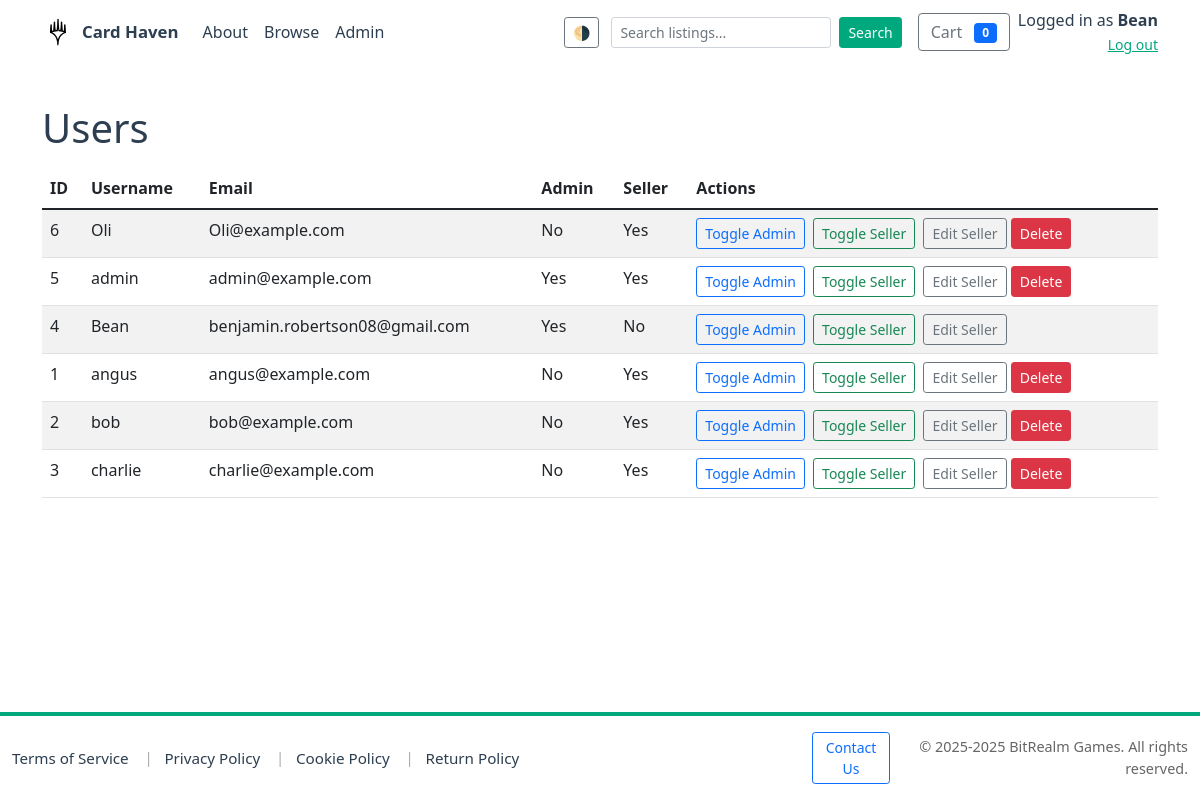
/admin/users (signed in), run on an earlier commit of the app's database.
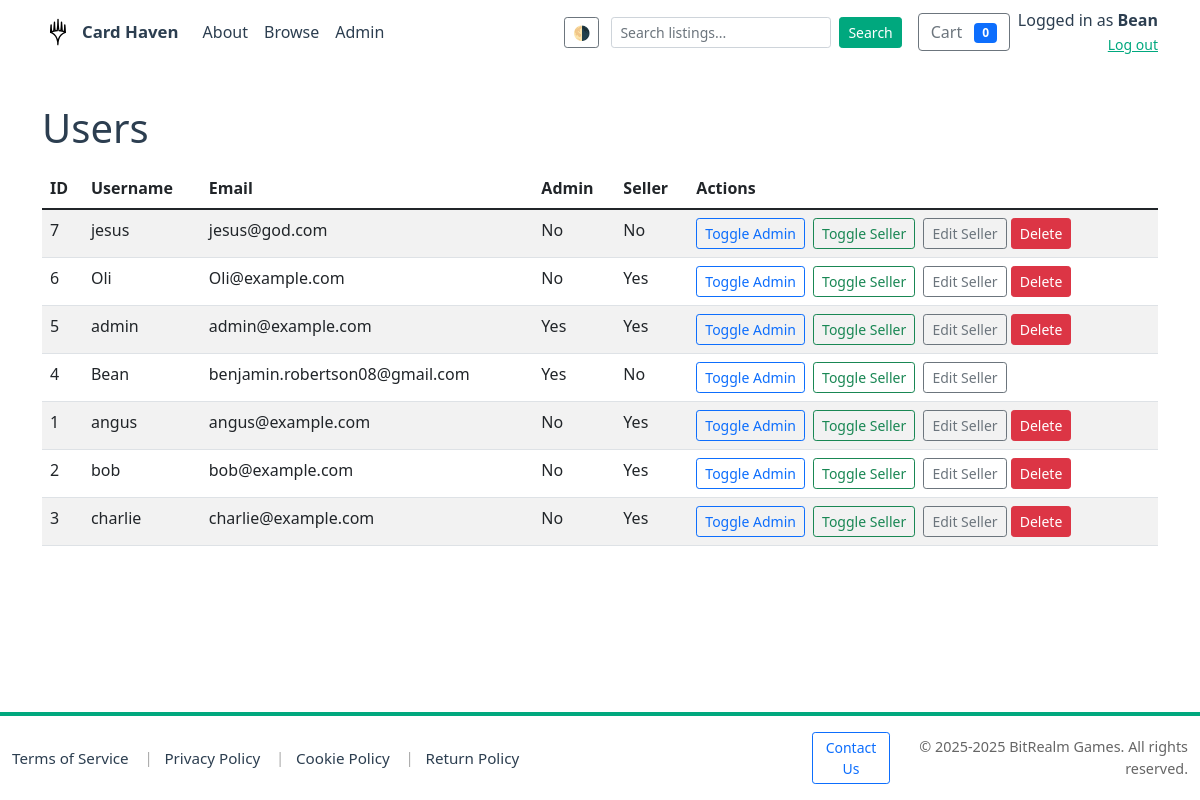
And on a later commit of the database.
### models.py (models this page shows, shortened)
class User(db.Model):
    __tablename__ = 'users'
    id = db.Column(db.Integer, primary_key=True)
    username = db.Column(db.String(150), unique=True, nullable=False)
    email = db.Column(db.String(255), unique=True, nullable=False)
    password_hash = db.Column(db.String(255), nullable=False)
    is_admin = db.Column(db.Boolean, default=False)
    is_seller = db.Column(db.Boolean, default=False)
    business_name = db.Column(db.String(255))
    seller_description = db.Column(db.Text)
    rating = db.Column(db.Float, default=0.0)
    total_sales = db.Column(db.Integer, default=0)
    logo_url = db.Column(db.String(512))
    created_at = db.Column(db.DateTime, default=datetime.utcnow)
    products = db.relationship('Product', back_populates='seller', lazy='dynamic')
    orders = db.relationship('Order', back_populates='buyer', lazy='dynamic')

### app.py (the view)
@app.route('/admin/users')
@admin_required
def admin_users():
    conn = get_db_connection()
    cur = conn.cursor()
    cur.execute("SELECT id, username, email, is_admin, is_seller, created_at FROM users ORDER BY created_at DESC")
    users = cur.fetchall()
    conn.close()
    return render_template('admin/users.html', users=users)

### app.py (called while the page is built)
def get_db_connection(path=DB_PATH):
    conn = sqlite3.connect(path)
    conn.row_factory = sqlite3.Row
    conn.execute("PRAGMA foreign_keys = ON;")
    return conn

@app.after_request
def set_security_headers(response):
    response.headers.setdefault('X-Frame-Options', 'SAMEORIGIN')
    response.headers.setdefault('X-Content-Type-Options', 'nosniff')
    response.headers.setdefault('Referrer-Policy', 'no-referrer-when-downgrade')
    if 'SSL_ENABLED' in globals() and SSL_ENABLED:
        response.headers.setdefault('Strict-Transport-Security', 'max-age=63072000; includeSubDomains; preload')
    return response

### templates/admin/users.html (shortened to what this page needs)
<!doctype html>
<html lang="en">
<head>
  {% include 'head_includes.html' %}
</head>
<body>
  {% include 'navbar.html' %}
  <div class="container my-4">
    <h1>Users</h1>
    <table class="table table-striped mt-3">
      <thead>
        <tr>
          <th>ID</th>
          <th>Username</th>
          <th>Email</th>
          <th>Admin</th>
          <th>Seller</th>
          <th>Actions</th>
        </tr>
      </thead>
      <tbody>
        {% for u in users %}
          <tr>
            <td>{{ u['id'] }}</td>
            <td>{{ u['username'] }}</td>
            <td>{{ u['email'] }}</td>
            <td>{{ 'Yes' if u['is_admin'] else 'No' }}</td>
            <td>{{ 'Yes' if u['is_seller'] else 'No' }}</td>
            <td>
              <form action="{{ url_for('admin_user_toggle_admin', user_id=u['id']) }}" method="post" style="display:inline">
                <button class="btn btn-sm btn-outline-primary">Toggle Admin</button>
              </form>
              <form action="{{ url_for('admin_user_toggle_seller', user_id=u['id']) }}" method="post" style="display:inline" class="ms-1">
                <button class="btn btn-sm btn-outline-success">Toggle Seller</button>
              </form>
              <a href="{{ url_for('admin_edit_seller', user_id=u['id']) }}" class="btn btn-sm btn-outline-secondary ms-1">Edit Seller</a>
              {% if session.get('user_id') != u['id'] %}
              <form action="{{ url_for('admin_user_delete', user_id=u['id']) }}" method="post" style="display:inline" onsubmit="return confirm('Delete this user?');">
                <button class="btn btn-sm btn-danger">Delete</button>
              </form>
              {% endif %}
            </td>
          </tr>
        {% else %}
          <tr><td colspan="6">No users found.</td></tr>
        {% endfor %}
      </tbody>
    </table>
  </div>
  {% include 'footer.html' %}
</body>
</html>

### templates/navbar.html (shortened to what this page needs)
<nav class="navbar navbar-expand-lg mb-3 site-navbar" aria-label="Main navigation">
  <div class="container">
    <a class="navbar-brand d-flex align-items-center" href="{{ url_for('index') }}">
  <img src="{{ url_for('static', filename='img/logo.svg') }}" alt="Card Haven logo" height="32" class="me-2" style="width:auto;">
  <span>Card Haven</span>
    </a>
    <div class="collapse navbar-collapse" id="mainNav">
      <ul class="navbar-nav me-auto mb-2 mb-lg-0">
        <li class="nav-item"><a class="nav-link" href="/about">About</a></li>
  <li class="nav-item"><a class="nav-link" href="/products">Browse</a></li>
        {% if current_user_is_admin %}
          <li class="nav-item"><a class="nav-link" href="{{ url_for('admin_index') }}">Admin</a></li>
        {% endif %}
      </ul>
  <div class="d-none d-lg-flex align-items-center gap-2 navbar-right">
        <button id="theme-toggle" class="btn btn-sm btn-outline-secondary me-1" title="Toggle theme" onclick="toggleTheme()">🌗</button>
        <form class="d-none d-lg-flex align-items-center me-2" action="{{ url_for('products') }}" method="get">
          <input name="search" class="form-control form-control-sm me-2" type="search" placeholder="Search listings..." aria-label="Search" value="{{ request.args.get('search','') }}">
          <button class="btn btn-sm btn-primary" type="submit">Search</button>
        </form>
        <a href="{{ url_for('cart_view') }}" class="btn btn-outline-secondary position-relative">
          Cart <span id="cart-count" class="badge bg-primary ms-2">0</span>
        </a>
        {% if session.get('user_id') %}
          <div class="text-end user-info mt-2 mt-lg-0">
            <div>Logged in as <strong>{{ session.get('username') }}</strong></div>
            <a href="{{ url_for('logout') }}" class="small">Log out</a>
          </div>
        {% else %}
          <div class="auth-buttons d-flex gap-1 mt-2 mt-lg-0">
            <a href="{{ url_for('login') }}" class="btn btn-sm btn-outline-primary">Login</a>
            <a href="{{ url_for('register') }}" class="btn btn-sm btn-primary">Register</a>
          </div>
        {% endif %}
      </div>
    </div>
  </div>
</nav>
<main class="site-content">

What changed in the data, as far as the page shows it:
added User: id "7", username "jesus", email "jesus@god.com", is_admin "No", is_seller "No"
